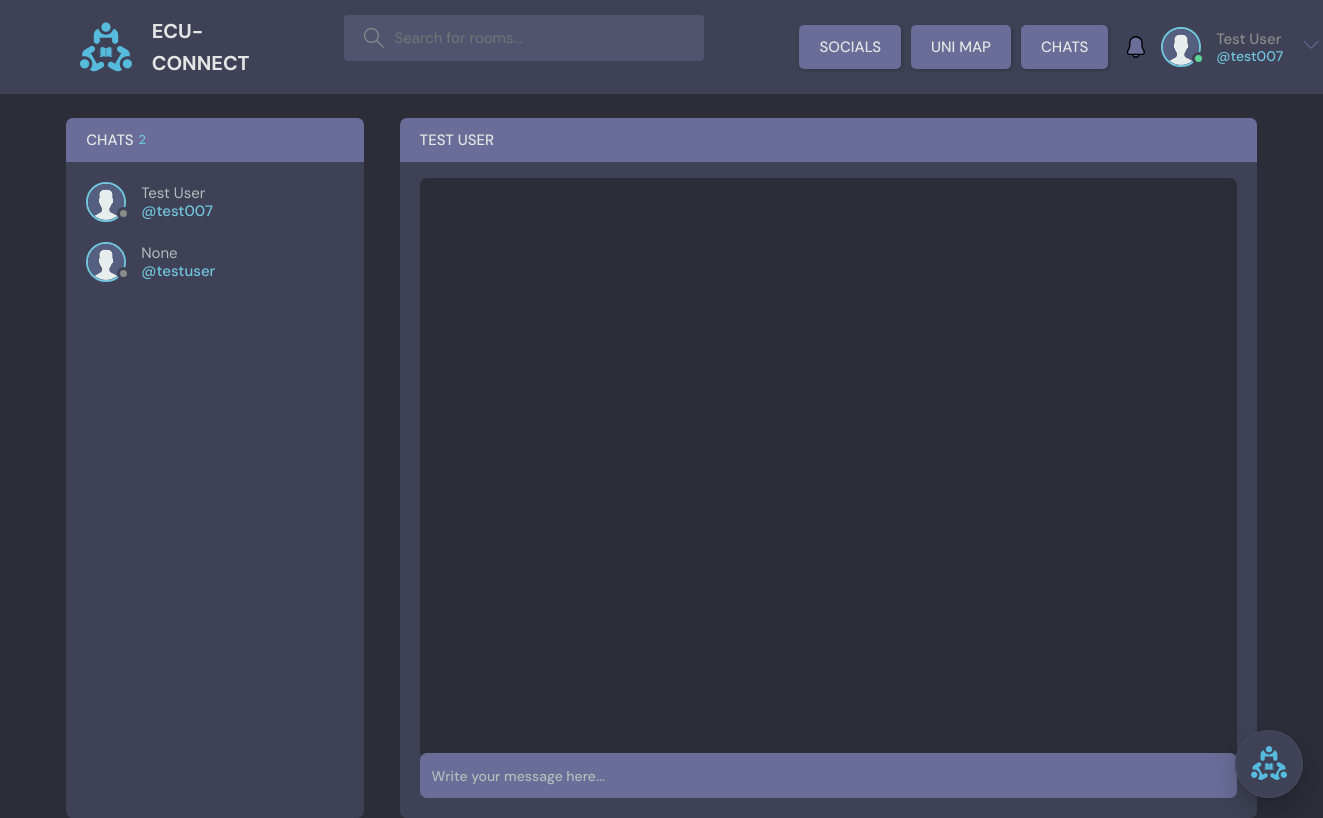
Before: /chats/2/ (signed in) with the older database file.
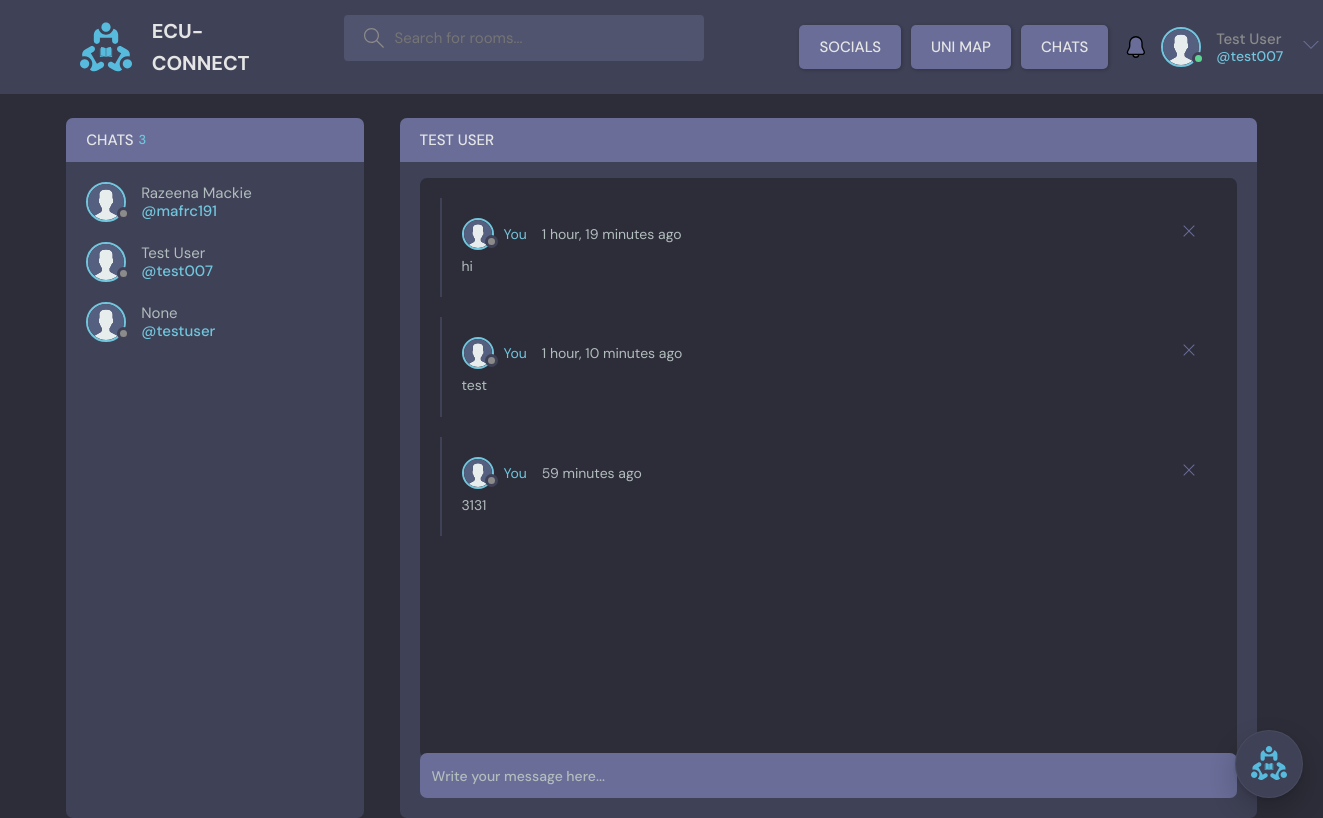
After: the same page with the newer database file.
### base/models.py (models this page shows, shortened)
class User(AbstractUser):
    username = models.CharField(max_length=150, unique=True, null=True)
    name = models.CharField(max_length=200, null=True)
    email = models.EmailField(unique=True, null=True)
    bio = models.TextField(null=True)
    avatar = models.ImageField(null=True, default="avatar.svg")
    USERNAME_FIELD = 'email'
    REQUIRED_FIELDS = ['username']
    notifications = models.ManyToManyField(Notification, related_name='notifications', blank=True)

class Chat(models.Model):
    sender = models.ForeignKey(User, related_name='sender', on_delete=models.CASCADE)
    receiver = models.ForeignKey(User, related_name='receiver', on_delete=models.CASCADE)
    updated = models.DateTimeField(auto_now= True)
    created = models.DateTimeField(auto_now_add= True)
    class Meta:
       ordering = ['-updated', '-created']

class Message(models.Model):
    chat = models.ForeignKey(Chat, on_delete=models.CASCADE)
    user = models.ForeignKey(User, on_delete=models.CASCADE)
    body = models.TextField()
    updated = models.DateTimeField(auto_now= True)
    created = models.DateTimeField(auto_now_add= True)
    class Meta:
       ordering = ['-updated', '-created']

### base/views.py (the view, shortened to what this page needs)
# urls.py: path('chats/<str:pk>/', views.singleChat, name="chats"),
@login_required(login_url='login')
def singleChat(request, pk):
    chat = Chat.objects.get(pk=pk)
    if chat.sender != request.user and chat.receiver != request.user:
        messages.error(request, 'Chat does not exist')
        return redirect('chats')
    chats = Chat.objects.filter(Q(sender=request.user) | Q(receiver=request.user)).order_by('-created')
    messagesList = Message.objects.filter(Q(chat=chat)).order_by('created')
    context = {'chats': chats, 'chatCount': chats.count(), 'chat': chat, 'chatMessages':messagesList}
    return render(request, 'base/chats.html', context)

### base/templates/base/chats.html (shortened to what this page needs)
{% extends 'main.html' %} {% block content %}
<main class="profile-page layout layout--2">
  <div class="container">
    <div class="participants chats">
      <h3 class="participants__top">Chats <span>{{ chatCount }}</span></h3>
      <div class="participants__list scroll">
        {% for chat in chats %}
    {% if request.user == chat.sender %}
        <a href="{% url 'chats' chat.id %}" class="participant">
          <div class="avatar avatar--medium">
            <img src="{{ chat.receiver.avatar.url }}" />
          </div>
          <p>
            {{ chat.receiver.name }}
            <span>@{{ chat.receiver.username }}</span>
          </p>
        </a>
    {% endif %}
{% endfor %}
      </div>
    </div>
    {% if chat %}
    <div class="room messages">
      <div class="room__top">
        <div class="room__topLeft">
          <h3>{{chat.receiver.name}}</h3>
        </div>
      </div>
      <div class="room__box scroll">
        <div class="room__conversation message-room">
          <div class="threads message-conversation scroll">
            {% for chatMessage in chatMessages %}
            <div class="thread">
              <div class="thread__top">
                <div class="thread__author">
                  <a
                    href="{% url 'user_profile' chatMessage.user.id %}"
                    class="thread__authorInfo"
                  >
                    <div class="avatar avatar--small">
                      <img src="{{chatMessage.user.avatar.url}}" />
                    </div>
                    {% if request.user == chatMessage.user %} You {% else %}
                    {{chatMessage.user.name}} {% endif %}
                  </a>
                  <span class="thread__date"
                    >{{chatMessage.created|timesince}} ago</span
                  >
                </div>
                {% if request.user == chatMessage.user %}
                <a href="{% url 'delete_message' chatMessage.id %}">
                  <div class="thread__delete">
                    <svg
                      version="1.1"
                      xmlns="http://www.w3.org/2000/svg"
                      width="32"
                      height="32"
                      viewBox="0 0 32 32"
                    >
                      <title>remove</title>
                      <path
                        d="M27.314 6.019l-1.333-1.333-9.98 9.981-9.981-9.981-1.333 1.333 9.981 9.981-9.981 9.98 1.333 1.333 9.981-9.98 9.98 9.98 1.333-1.333-9.98-9.98 9.98-9.981z"
                      ></path>
                    </svg>
                  </div>
                </a>
                {% endif %}
              </div>
              <div class="thread__details">{{chatMessage.body}}</div>
            </div>
            {% endfor %}
          </div>
        </div>
      </div>
      <div class="room__message">
        <form action="" method="POST">
          <input
            required
            autofocus
            name="body"
            placeholder="Write your message here..."
          />
        </form>
      </div>
    </div>
    {% endif %}
  </div>
</main>
{% endblock content %}

### templates/main.html (shortened to what this page needs)
<!DOCTYPE html>
{% load static %}
<html lang="en">
  <head>
    <link rel="stylesheet" href="{% static 'styles/style.css' %}" />
  </head>
  <body>
    {% include 'navbar.html' %}
    <div class="chatbot-container">
      <div class="chatbot">
        <img src="/static/images/logo.svg" />
      </div>
    </div>
    {% block content %} {% endblock %}
  </body>
</html>

### templates/navbar.html (shortened to what this page needs)
{% load static %}
<header class="header header--loggedIn">
  <div class="container">
    <a href="{% url 'home' %}" class="header__logo">
      <img src="{% static 'images/logo.svg' %}" />
      <h1>ECU-CONNECT</h1>
    </a>
    <form class="header__search" method="GET" action="{% url 'home' %}">
      <label>
        <input name="q" placeholder="Search for rooms..." />
      </label>
    </form>
    <nav class="header__menu">
      <a href="{% url 'social_page' %}" class="btn btn--dark">SOCIALS</a>
      <a href="{% url 'uni_map' %}" class="btn btn--dark no-wrap">UNI MAP</a>
      {% if request.user.is_authenticated %}
      <a href="{% url 'chats' %}" class="btn btn--dark">CHATS</a>
      <button class="dropdown-button-notification">
      </button>
      <div class="header__user">
        <a href="{%url 'user_profile' user.id %}">
          <div class="avatar avatar--medium active">
            <img src="{{request.user.avatar.url}}" />
          </div>
          <p>{{request.user.name}}<span>@{{request.user.username}}</span></p>
        </a>
        <button class="dropdown-button">
          <svg
            version="1.1"
            xmlns="http://www.w3.org/2000/svg"
            width="32"
            height="32"
            viewBox="0 0 32 32"
          >
            <title>chevron-down</title>
            <path d="M16 21l-13-13h-3l16 16 16-16h-3l-13 13z"></path>
          </svg>
        </button>
      </div>
      {% else %}
      <a href="{% url 'login' %}">
        <img src="{% static 'images/avatar.svg' %}" />
        <p>Login</p>
      </a>
      {% endif %}
    </nav>
  </div>
</header>

Changed rows visible on the page:
added Chat: receiver.avatar (placeholder picture), receiver.name "Razeena Mackie", receiver.username "mafrc191"
added Message: user.avatar (placeholder picture), shows "You", created "1 hour, 19 minutes", body "hi"
added Message: user.avatar (placeholder picture), shows "You", created "1 hour, 10 minutes", body "test"
added Message: user.avatar (placeholder picture), shows "You", created "59 minutes", body "3131"
Other visible differences:
{{ chatCount }}: "2" → "3"
